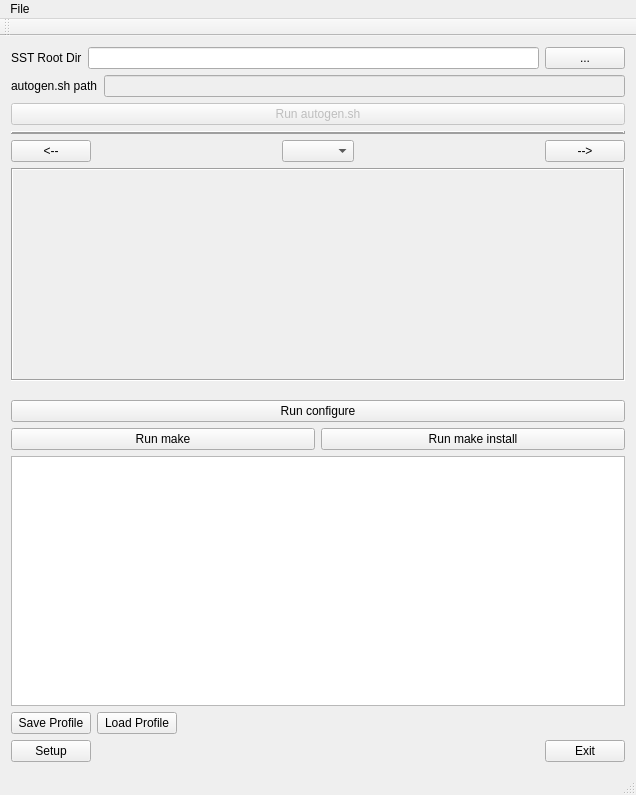
<?xml version="1.0" encoding="UTF-8"?>
<ui version="4.0">
 <class>SSTBuilder</class>
 <widget class="QMainWindow" name="SSTBuilder">
  <property name="geometry">
   <rect>
    <x>0</x>
    <y>0</y>
    <width>636</width>
    <height>795</height>
   </rect>
  </property>
  <property name="sizePolicy">
   <sizepolicy hsizetype="Preferred" vsizetype="Preferred">
    <horstretch>0</horstretch>
    <verstretch>1</verstretch>
   </sizepolicy>
  </property>
  <property name="minimumSize">
   <size>
    <width>40</width>
    <height>40</height>
   </size>
  </property>
  <property name="maximumSize">
   <size>
    <width>4000</width>
    <height>3000</height>
   </size>
  </property>
  <property name="windowTitle">
   <string>SSTBuilder</string>
  </property>
  <widget class="QWidget" name="MainWindow">
   <layout class="QVBoxLayout" name="verticalLayout">
    <item>
     <layout class="QHBoxLayout" name="horizontalLayout_1">
      <item>
       <widget class="QLabel" name="label_SSTPath">
        <property name="text">
         <string>SST Root Dir</string>
        </property>
       </widget>
      </item>
      <item>
       <widget class="QLineEdit" name="sstRootPathEdit"/>
      </item>
      <item>
       <widget class="QPushButton" name="selectSSTRootPathButton">
        <property name="statusTip">
         <string>Select SST Root Directory</string>
        </property>
        <property name="text">
         <string>...</string>
        </property>
       </widget>
      </item>
     </layout>
    </item>
    <item>
     <layout class="QHBoxLayout" name="horizontalLayout_2">
      <item>
       <widget class="QLabel" name="label_autogenPath">
        <property name="text">
         <string>autogen.sh path</string>
        </property>
       </widget>
      </item>
      <item>
       <widget class="QLineEdit" name="sstAutoGenPathEdit">
        <property name="enabled">
         <bool>false</bool>
        </property>
       </widget>
      </item>
     </layout>
    </item>
    <item>
     <layout class="QHBoxLayout" name="horizontalLayout_3">
      <item>
       <widget class="QPushButton" name="runAutoGenScriptButton">
        <property name="enabled">
         <bool>false</bool>
        </property>
        <property name="toolTip">
         <string/>
        </property>
        <property name="statusTip">
         <string>Run the autogen.sh script</string>
        </property>
        <property name="text">
         <string>Run autogen.sh</string>
        </property>
       </widget>
      </item>
     </layout>
    </item>
    <item>
     <layout class="QVBoxLayout" name="TabVLayout">
      <item>
       <widget class="Line" name="HLine">
        <property name="frameShadow">
         <enum>QFrame::Raised</enum>
        </property>
        <property name="lineWidth">
         <number>2</number>
        </property>
        <property name="orientation">
         <enum>Qt::Horizontal</enum>
        </property>
       </widget>
      </item>
      <item>
       <layout class="QHBoxLayout" name="horizontalLayout">
        <item>
         <widget class="QPushButton" name="LeftBtn">
          <property name="text">
           <string>&lt;--</string>
          </property>
         </widget>
        </item>
        <item>
         <spacer name="horizontalSpacer_4">
          <property name="orientation">
           <enum>Qt::Horizontal</enum>
          </property>
          <property name="sizeHint" stdset="0">
           <size>
            <width>40</width>
            <height>20</height>
           </size>
          </property>
         </spacer>
        </item>
        <item>
         <widget class="QComboBox" name="TabPageTitlesCombo">
          <property name="minimumSize">
           <size>
            <width>0</width>
            <height>0</height>
           </size>
          </property>
          <property name="sizeIncrement">
           <size>
            <width>0</width>
            <height>0</height>
           </size>
          </property>
          <property name="sizeAdjustPolicy">
           <enum>QComboBox::AdjustToContents</enum>
          </property>
         </widget>
        </item>
        <item>
         <spacer name="horizontalSpacer_3">
          <property name="orientation">
           <enum>Qt::Horizontal</enum>
          </property>
          <property name="sizeHint" stdset="0">
           <size>
            <width>40</width>
            <height>20</height>
           </size>
          </property>
         </spacer>
        </item>
        <item>
         <widget class="QPushButton" name="RightBtn">
          <property name="text">
           <string>--&gt;</string>
          </property>
         </widget>
        </item>
       </layout>
      </item>
      <item>
       <widget class="QStackedWidget" name="TabPagesStackedWidget">
        <property name="frameShape">
         <enum>QFrame::Box</enum>
        </property>
        <property name="frameShadow">
         <enum>QFrame::Sunken</enum>
        </property>
        <widget class="QWidget" name="page"/>
        <widget class="QWidget" name="page_2"/>
       </widget>
      </item>
     </layout>
    </item>
    <item>
     <spacer name="verticalSpacer">
      <property name="orientation">
       <enum>Qt::Vertical</enum>
      </property>
      <property name="sizeType">
       <enum>QSizePolicy::Minimum</enum>
      </property>
      <property name="sizeHint" stdset="0">
       <size>
        <width>20</width>
        <height>13</height>
       </size>
      </property>
     </spacer>
    </item>
    <item>
     <widget class="QPushButton" name="runConfigureButton">
      <property name="toolTip">
       <string/>
      </property>
      <property name="statusTip">
       <string>Run the autogen.sh script</string>
      </property>
      <property name="text">
       <string>Run configure</string>
      </property>
     </widget>
    </item>
    <item>
     <layout class="QHBoxLayout" name="horizontalLayout_6">
      <item>
       <widget class="QPushButton" name="runMakeButton">
        <property name="text">
         <string>Run make</string>
        </property>
       </widget>
      </item>
      <item>
       <widget class="QPushButton" name="runMakeInstallButton">
        <property name="text">
         <string>Run make install</string>
        </property>
       </widget>
      </item>
     </layout>
    </item>
    <item>
     <widget class="QTextEdit" name="runOutputEdit">
      <property name="enabled">
       <bool>true</bool>
      </property>
      <property name="minimumSize">
       <size>
        <width>0</width>
        <height>200</height>
       </size>
      </property>
      <property name="readOnly">
       <bool>true</bool>
      </property>
     </widget>
    </item>
    <item>
     <layout class="QHBoxLayout" name="horizontalLayout_5">
      <item>
       <widget class="QPushButton" name="SaveProfile">
        <property name="statusTip">
         <string>Save the current  SSTBuilder Profile</string>
        </property>
        <property name="text">
         <string>Save Profile</string>
        </property>
       </widget>
      </item>
      <item>
       <widget class="QPushButton" name="LoadProfile">
        <property name="statusTip">
         <string>Load a SSTBuilder Profile</string>
        </property>
        <property name="text">
         <string>Load Profile</string>
        </property>
       </widget>
      </item>
      <item>
       <spacer name="horizontalSpacer_2">
        <property name="orientation">
         <enum>Qt::Horizontal</enum>
        </property>
        <property name="sizeHint" stdset="0">
         <size>
          <width>40</width>
          <height>20</height>
         </size>
        </property>
       </spacer>
      </item>
     </layout>
    </item>
    <item>
     <layout class="QHBoxLayout" name="horizontalLayout_4">
      <item>
       <widget class="QPushButton" name="setupButton">
        <property name="statusTip">
         <string>Setup the SSTBuilder Application</string>
        </property>
        <property name="text">
         <string>Setup</string>
        </property>
       </widget>
      </item>
      <item>
       <spacer name="horizontalSpacer">
        <property name="orientation">
         <enum>Qt::Horizontal</enum>
        </property>
        <property name="sizeHint" stdset="0">
         <size>
          <width>40</width>
          <height>20</height>
         </size>
        </property>
       </spacer>
      </item>
      <item>
       <widget class="QPushButton" name="exitButton">
        <property name="statusTip">
         <string>Exit the SSTBuilder Application</string>
        </property>
        <property name="text">
         <string>Exit</string>
        </property>
       </widget>
      </item>
     </layout>
    </item>
   </layout>
  </widget>
  <widget class="QMenuBar" name="menuBar">
   <property name="geometry">
    <rect>
     <x>0</x>
     <y>0</y>
     <width>636</width>
     <height>22</height>
    </rect>
   </property>
   <widget class="QMenu" name="menuFile">
    <property name="title">
     <string>File</string>
    </property>
    <addaction name="actionSave_Profile"/>
    <addaction name="actionLoad_Profile"/>
    <addaction name="actionPreferences"/>
    <addaction name="actionAbout"/>
    <addaction name="actionQuit"/>
   </widget>
   <addaction name="menuFile"/>
  </widget>
  <widget class="QToolBar" name="mainToolBar">
   <attribute name="toolBarArea">
    <enum>TopToolBarArea</enum>
   </attribute>
   <attribute name="toolBarBreak">
    <bool>false</bool>
   </attribute>
  </widget>
  <widget class="QStatusBar" name="statusBar"/>
  <action name="actionAbout">
   <property name="text">
    <string>About</string>
   </property>
   <property name="statusTip">
    <string>About the SSTBuilder Application</string>
   </property>
  </action>
  <action name="actionQuit">
   <property name="text">
    <string>Quit</string>
   </property>
   <property name="statusTip">
    <string>Exit the SSTBuilder Application</string>
   </property>
  </action>
  <action name="actionPreferences">
   <property name="text">
    <string>Preferences</string>
   </property>
   <property name="statusTip">
    <string>Display SSTBuilder Preferences</string>
   </property>
  </action>
  <action name="actionSave_Profile">
   <property name="text">
    <string>Save Profile</string>
   </property>
   <property name="statusTip">
    <string>Save the current  SSTBuilder Profile</string>
   </property>
   <property name="shortcut">
    <string>Ctrl+S</string>
   </property>
  </action>
  <action name="actionLoad_Profile">
   <property name="text">
    <string>Load Profile</string>
   </property>
   <property name="statusTip">
    <string>Load a SSTBuilder Profile</string>
   </property>
   <property name="shortcut">
    <string>Ctrl+L</string>
   </property>
  </action>
 </widget>
 <layoutdefault spacing="6" margin="11"/>
 <resources/>
 <connections/>
</ui>
